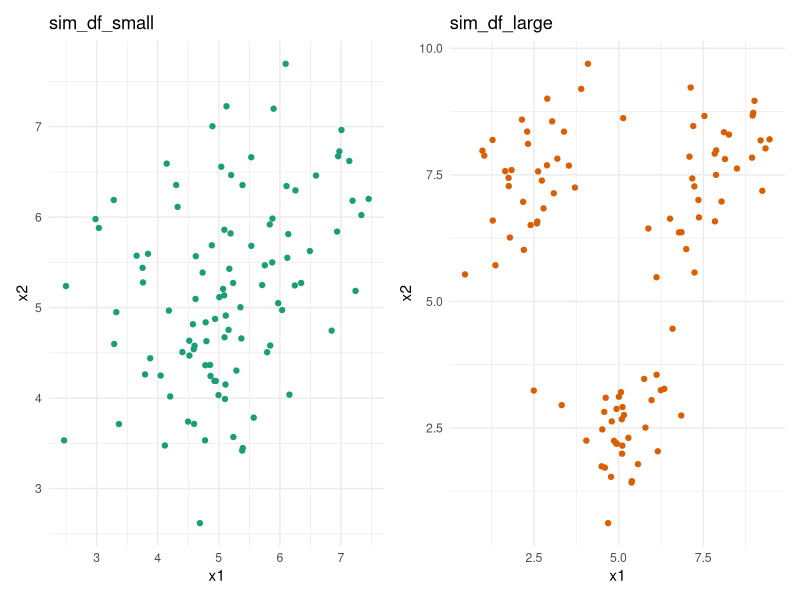
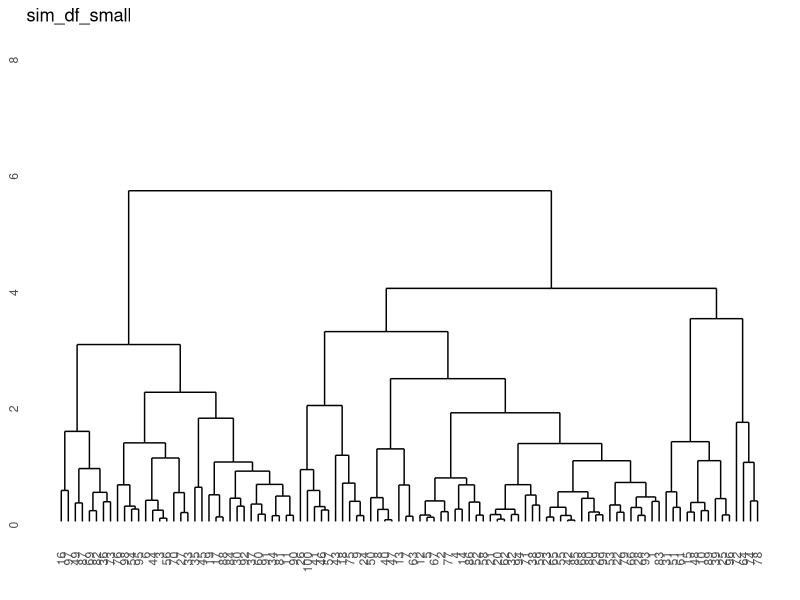
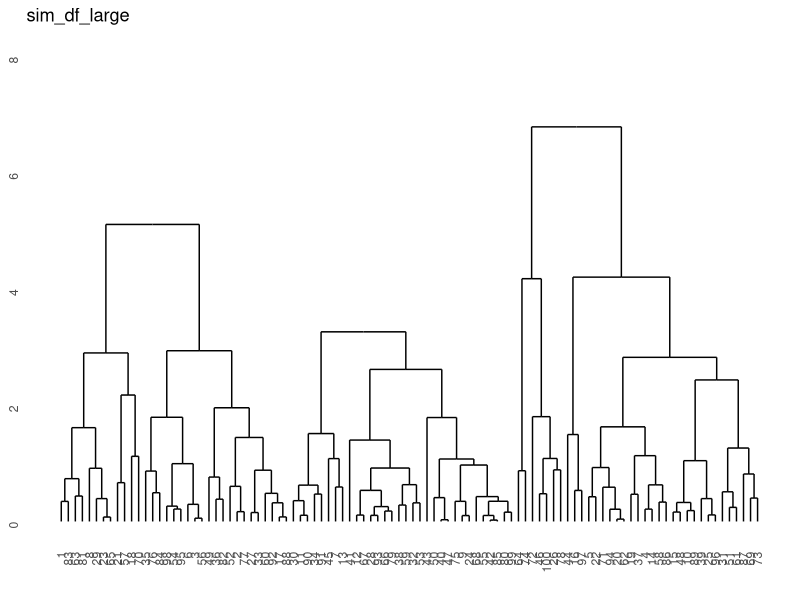
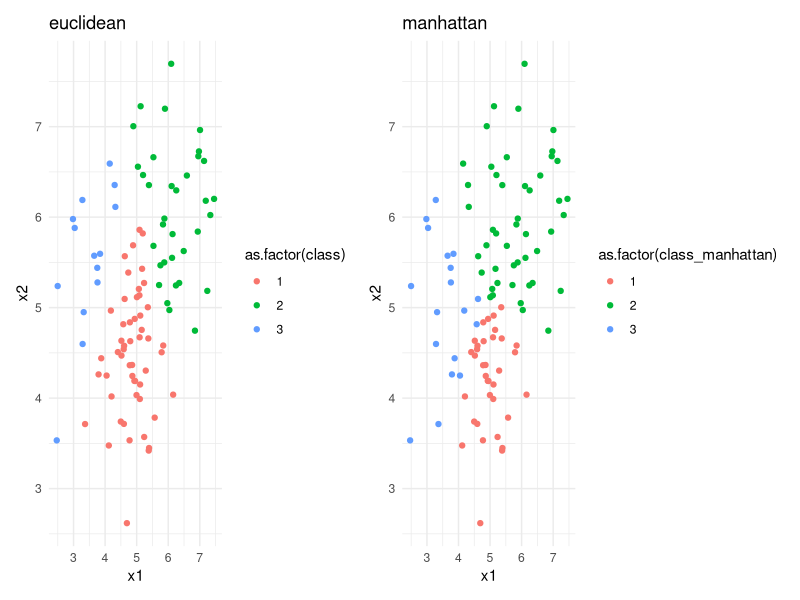
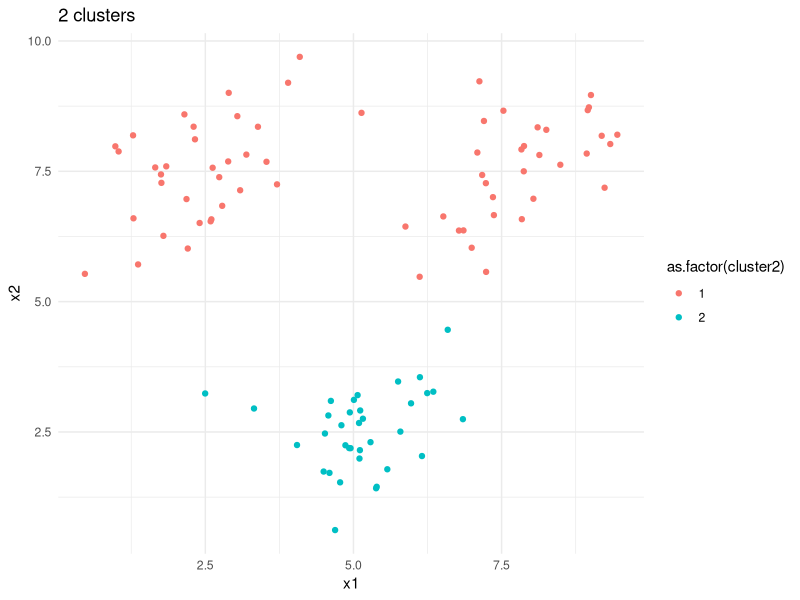
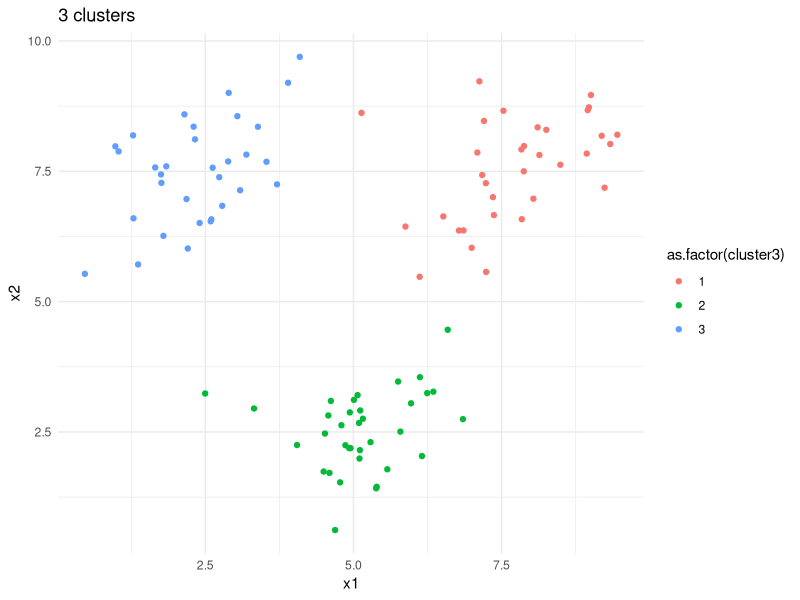
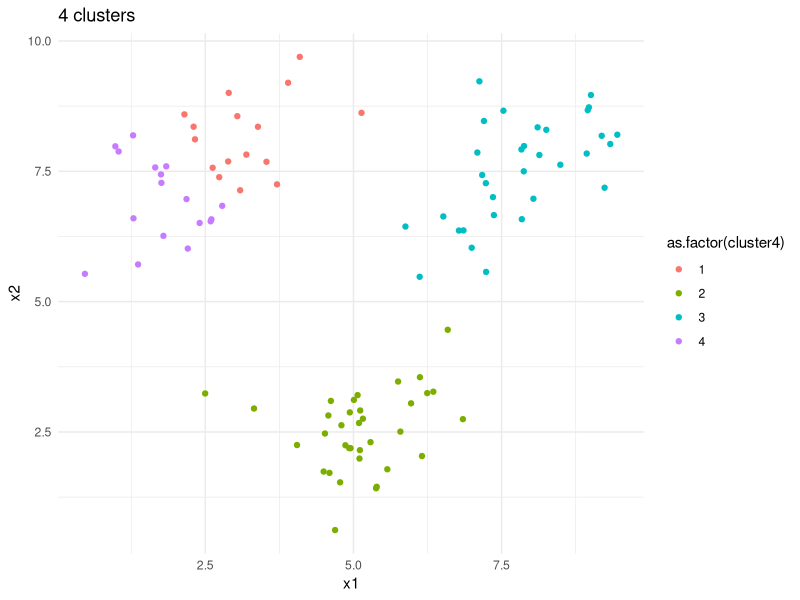
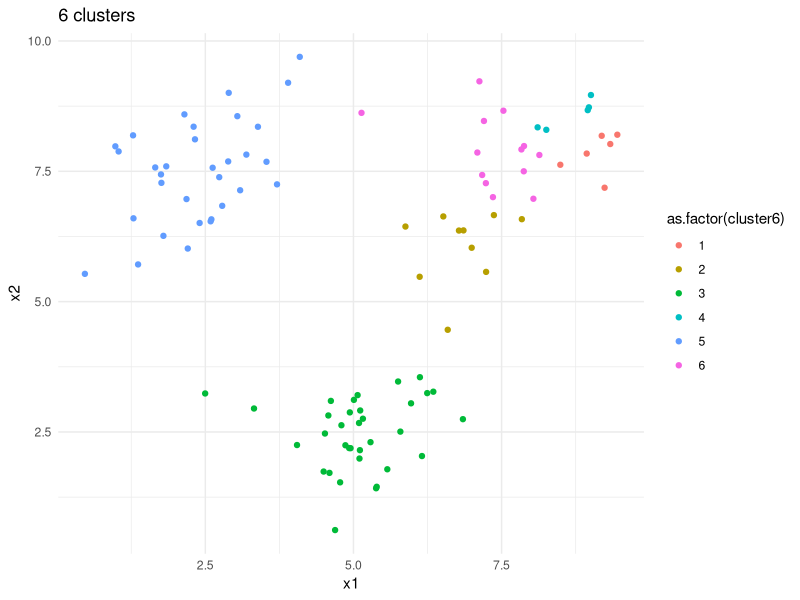

Reproduce these figures in R, in order. (Note: this script raises an error after producing the figures.)
## ---- chunk 1
library(MASS)
library(tidyverse)
library(patchwork)
library(ggdendro)
## ---- chunk 2
# setting the random seed so the same results can be reproduced
set.seed(123)

# creating a 2x2 matrix 
sigma      <- matrix(c(1, .5, .5, 1), 2, 2)
# creating a random sample of 2 x 100 values with mean on 5
sim_matrix <- mvrnorm(n = 100, mu = c(5, 5), 
                      Sigma = sigma)
# setting the column names of this matrix
colnames(sim_matrix) <- c("x1", "x2")

# creating a tibble from the sim_matrix and assigning 3 random classes to the data
sim_df <- 
  sim_matrix %>% 
  as_tibble() %>%
  mutate(class = sample(c("A", "B", "C"), size = 100, 
                        replace = TRUE))

# setting the x2 and x1 values to a variation depending on the class
sim_df_small <- 
  sim_df %>%
  mutate(x2 = case_when(class == "A" ~ x2 + .5,
                        class == "B" ~ x2 - .5,
                        class == "C" ~ x2 + .5),
         x1 = case_when(class == "A" ~ x1 - .5,
                        class == "B" ~ x1 - 0,
                        class == "C" ~ x1 + .5))
# same thing as before but with a bigger variation
sim_df_large <- 
  sim_df %>%
  mutate(x2 = case_when(class == "A" ~ x2 + 2.5,
                        class == "B" ~ x2 - 2.5,
                        class == "C" ~ x2 + 2.5),
         x1 = case_when(class == "A" ~ x1 - 2.5,
                        class == "B" ~ x1 - 0,
                        class == "C" ~ x1 + 2.5))
## ---- chunk 3
sim_df_small <-
  sim_df_small %>% 
  select(-class)

sim_df_large <-
  sim_df_large %>% 
  select(-class)
## ---- chunk 4
sim_df_small_plot <-
  sim_df_small %>% 
  ggplot(mapping = aes(x1, x2)) +
  geom_point(color = "#1b9e77") +
  theme_minimal() +
  ggtitle("sim_df_small")

sim_df_large_plot <-
  sim_df_large %>% 
  ggplot(mapping = aes(x1, x2)) +
  geom_point(color = "#d95f02") +
  theme_minimal() +
  ggtitle("sim_df_large")

sim_df_small_plot + sim_df_large_plot
## ---- chunk 5
sim_df_small_dist <- dist(sim_df_small, method = "euclidean")
sim_df_large_dist <- dist(sim_df_large, method = "euclidean")

sim_df_small_hclust <- hclust(sim_df_small_dist, method = "complete")
sim_df_large_hclust <- hclust(sim_df_large_dist, method = "complete")

ggdendrogram(sim_df_small_hclust) +
  ylim(0, 8) +
  ggtitle("sim_df_small")
ggdendrogram(sim_df_large_hclust) +
  ylim(0, 8) +
  ggtitle("sim_df_large")
## ---- chunk 6
sim_df_small_dist_manhattan <- dist(sim_df_small, method = "manhattan")
sim_df_small_manhattan_hclust <- hclust(sim_df_small_dist_manhattan, method = "complete")
## ---- chunk 7
sim_df_small_cut <- cutree(sim_df_small_hclust, k = 3)
sim_df_small_manhattan_cut <- cutree(sim_df_small_manhattan_hclust, k = 3)

sim_df_small <-
  sim_df_small %>% 
  mutate(class = sim_df_small_cut, class_manhattan = sim_df_small_manhattan_cut)

sim_df_small_clustered_plot <-
  sim_df_small %>%
  ggplot(mapping = aes(x1, x2, color = as.factor(class))) +
  geom_point() +
  theme_minimal() +
  ggtitle("euclidean")

sim_df_small_manhattan_clustered_plot <-
  sim_df_small %>% 
  ggplot(mapping = aes(x1, x2, color = as.factor(class_manhattan))) +
  geom_point() + 
  theme_minimal() +
  ggtitle("manhattan")

sim_df_small_clustered_plot + sim_df_small_manhattan_clustered_plot
## ---- chunk 8
sim_df_large_2 <- kmeans(sim_df_large, 2)$cluster
sim_df_large_3 <- kmeans(sim_df_large, 3)$cluster
sim_df_large_4 <- kmeans(sim_df_large, 4)$cluster
sim_df_large_6 <- kmeans(sim_df_large, 6)$cluster

sim_df_large <-
  sim_df_large %>% 
  mutate(cluster2 = sim_df_large_2, cluster3 = sim_df_large_3, cluster4 = sim_df_large_4, cluster6 = sim_df_large_6)

sim_df_large %>% 
  ggplot(mapping = aes(x1, x2, color = as.factor(cluster2))) +
  geom_point() +
  theme_minimal() + 
  ggtitle("2 clusters")

sim_df_large %>% 
  ggplot(mapping = aes(x1, x2, color = as.factor(cluster3))) +
  geom_point() +
  theme_minimal() + 
  ggtitle("3 clusters")

sim_df_large %>% 
  ggplot(mapping = aes(x1, x2, color = as.factor(cluster4))) +
  geom_point() +
  theme_minimal() + 
  ggtitle("4 clusters")

sim_df_large %>% 
  ggplot(mapping = aes(x1, x2, color = as.factor(cluster6))) +
  geom_point() +
  theme_minimal() + 
  ggtitle("6 clusters")
## ---- chunk 9
sim_df_large_2 <- kmeans(sim_df_large, 2)$cluster
sim_df_large_3 <- kmeans(sim_df_large, 3)$cluster
sim_df_large_4 <- kmeans(sim_df_large, 4)$cluster
sim_df_large_6 <- kmeans(sim_df_large, 6)$cluster

sim_df_large <-
  sim_df_large %>% 
  mutate(cluster2 = sim_df_large_2, cluster3 = sim_df_large_3, cluster4 = sim_df_large_4, cluster6 = sim_df_large_6)

sim_df_large %>% 
  ggplot(mapping = aes(x1, x2, color = as.factor(cluster2))) +
  geom_point() +
  theme_minimal() + 
  ggtitle("2 clusters")

sim_df_large %>% 
  ggplot(mapping = aes(x1, x2, color = as.factor(cluster3))) +
  geom_point() +
  theme_minimal() + 
  ggtitle("3 clusters")

sim_df_large %>% 
  ggplot(mapping = aes(x1, x2, color = as.factor(cluster4))) +
  geom_point() +
  theme_minimal() + 
  ggtitle("4 clusters")

sim_df_large %>% 
  ggplot(mapping = aes(x1, x2, color = as.factor(cluster6))) +
  geom_point() +
  theme_minimal() + 
  ggtitle("6 clusters")
## ---- chunk 10
library(fpc)

sim_df_large_assessment3 <- clusterboot(sim_df_large,
                                        clustermethod = hclustCBI,
                                        method = "ward",
                                        k = 3)

sim_df_large_assessment3$bootmean
sim_df_large_assessment3$bootbrd

sim_df_large_assessment6 <- clusterboot(sim_df_large,
                                        clustermethod = hclustCBI,
                                        method = "ward",
                                        k = 6)

sim_df_large_assessment6$bootmean
sim_df_large_assessment6$bootbrd
## ---- chunk 11
kmedians <- function(data, k) {
  loop <- TRUE
  prev <- c(rep(0, nrow(data)))
  
  it <- 0
  
  while (loop) {
    s <- c(1:k)
    
    cluster <-
      sample(s, nrow(data), replace = TRUE, prob = c(rep(100 / k, k)))
    
    data <-
      data %>%
      select(x1, x2) %>%
      mutate(cluster = cluster)
    
    for (i in 1:k) {
      datai <-
        data %>%
        filter(cluster == i)
      
      x[i] <- median(datai$x1)
      y[i] <- median(datai$x2)
      
    }
    
    cl <- c(rep(1, nrow(data)))
    
    for (i in 1:nrow(data)) {
      smallest <- sqrt((x[1] - data$x1[i]) ^ 2 + (y[1] - data$x2[i]) ^ 2)
      for (j in 2:k) {
        if (sqrt((x[j] - data$x1[i]) ^ 2 + (y[j] - data$x2[i]) ^ 2) < smallest) {
          smallest <- sqrt((x[j] - data$x1[i]) ^ 2 + (y[j] - data$x2[i]) ^ 2)
          cl[i] <- j
        }
      }
      
    }
    
    data <-
      data %>%
      mutate(cluster = cl)
    
    sum <- 0
    
    for (i in 1:nrow(data)) {
      if (prev[i] == data$cluster[i]) {
        sum <- sum + 1
      }
    }
    
    if (sum == 100)
      loop <- FALSE
    
    prev <- data$cluster
    it <- it + 1
    
  }
  
  print(it)
  
  prev
  
}

out <- kmedians(sim_df_large, 3)
## ---- chunk 12
kmedians <- function(data, k, start_init = FALSE) {
  loop <- TRUE
  prev <- c(rep(0, nrow(data)))
  
  it <- 0
  
  while (loop) {
    s <- c(1:k)
    
    if (start_init) {
      dist <- dist(data)
      hclust <- hclust(dist)
      cluster <- cutree(hclust, k)
    } else {
      cluster <-
        sample(s,
               nrow(data),
               replace = TRUE,
               prob = c(rep(100 / k, k)))
    }
    
    data <-
      data %>%
      select(x1, x2) %>%
      mutate(cluster = cluster)
    
    for (i in 1:k) {
      datai <-
        data %>%
        filter(cluster == i)
      
      x[i] <- median(datai$x1)
      y[i] <- median(datai$x2)
      
    }
    
    cl <- c(rep(1, nrow(data)))
    
    for (i in 1:nrow(data)) {
      smallest <- sqrt((x[1] - data$x1[i]) ^ 2 + (y[1] - data$x2[i]) ^ 2)
      for (j in 2:k) {
        if (sqrt((x[j] - data$x1[i]) ^ 2 + (y[j] - data$x2[i]) ^ 2) < smallest) {
          smallest <- sqrt((x[j] - data$x1[i]) ^ 2 + (y[j] - data$x2[i]) ^ 2)
          cl[i] <- j
        }
      }
      
    }
    
    data <-
      data %>%
      mutate(cluster = cl)
    
    sum <- 0
    
    for (i in 1:nrow(data)) {
      if (prev[i] == data$cluster[i]) {
        sum <- sum + 1
      }
    }
    
    if (sum == 100)
      loop <- FALSE
    
    prev <- data$cluster
    it <- it + 1
    
  }
  
  print(it)
  
  prev
  
}

out <- kmedians(sim_df_large, 3, start_init = TRUE)
